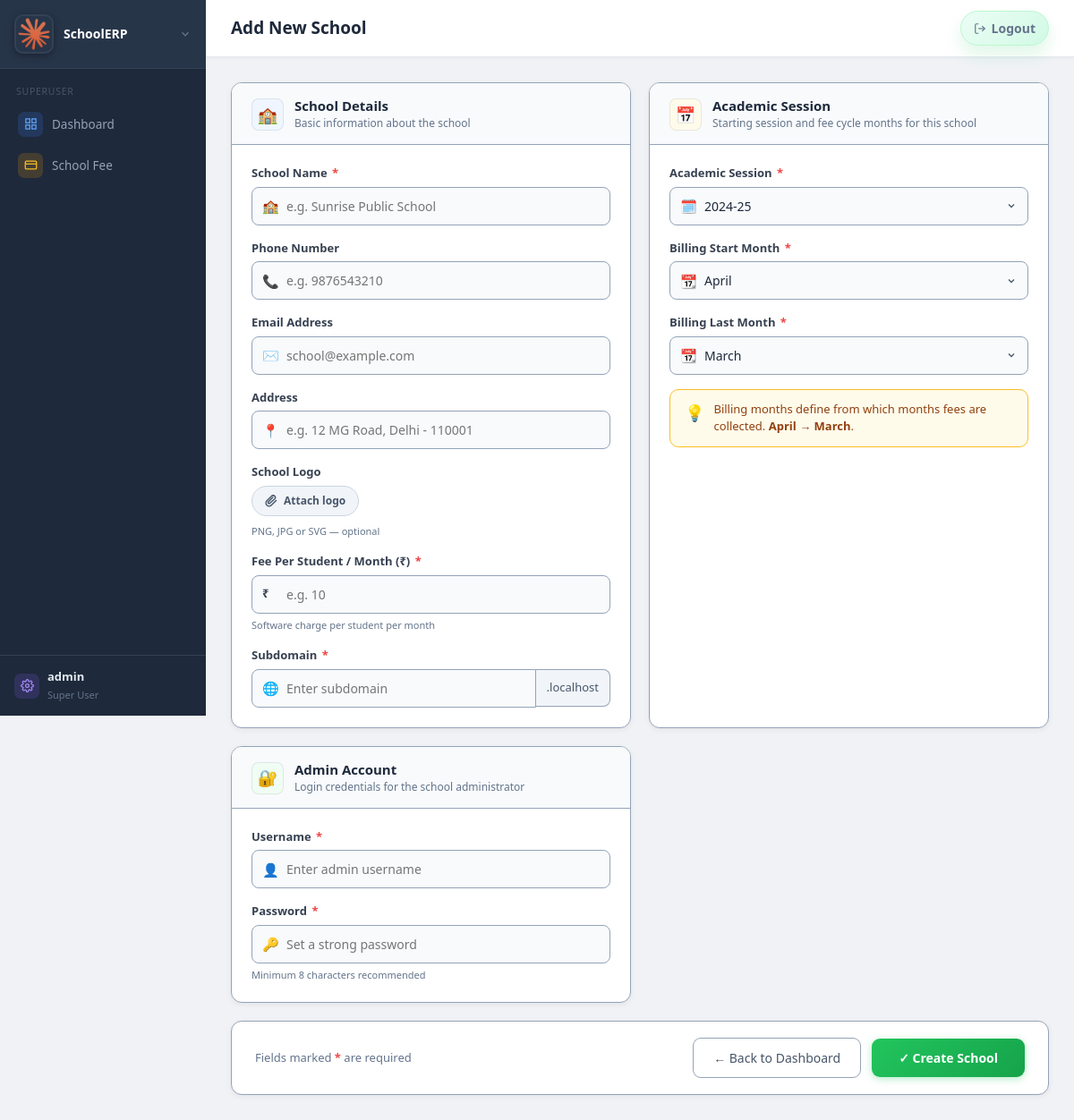
Page /super/schools/add/ (signed in) on the committed database.
### core/models.py (models this page shows, shortened)
class SuperUserSettings(models.Model):
    software_name = models.CharField(max_length=150, default='SchoolERP')
    superuser_name = models.CharField(max_length=150, blank=True)
    superuser_email = models.EmailField(blank=True)
    superuser_phone = models.CharField(max_length=20, blank=True)
    logo = models.ImageField(upload_to='software_logos/', blank=True, null=True)
    organization_address = models.TextField(blank=True)
    notes = models.TextField(blank=True)
    default_session = models.CharField(max_length=20, blank=True, default='',
                                       help_text='Default academic session shown on superuser dashboard and school fee pages.')
    updated_at = models.DateTimeField(auto_now=True)
    @classmethod
    def get_solo(cls):
        obj = cls.objects.order_by('pk').first()
        if obj:
            return obj
        return cls.objects.create()

class User(AbstractUser):
    SUPERUSER = 'superuser'
    SCHOOL_ADMIN = 'school_admin'
    ROLES = [(SUPERUSER, 'Super User'), (SCHOOL_ADMIN, 'School Admin')]
    role = models.CharField(max_length=20, choices=ROLES, default=SCHOOL_ADMIN)
    school = models.ForeignKey(School, on_delete=models.CASCADE, null=True, blank=True)
    def is_super(self):
        return self.role == self.SUPERUSER

### core/views.py (the view, shortened to what this page needs)
# urls.py: path('super/schools/add/', views.school_add, name='school_add'),
@super_only
def school_add(request):
    session_choices = get_academic_session_choices(past_years=2, future_years=10)
    from django.conf import settings as _s
    return render(request, 'superuser/school_add.html', {
        'session_choices': session_choices,
        'month_choices': MONTH_CHOICES,
        'base_domain': getattr(_s, 'TENANT_BASE_DOMAIN', 'localhost'),
    })

### templates/superuser/school_add.html (shortened to what this page needs)
{% extends 'base.html' %}
{% block page_title %}Add New School{% endblock %}
{% block content %}
<form method="post" action="{% url 'school_add' %}" enctype="multipart/form-data">
  <div class="as-body">
    <div class="as-section">
      <div class="as-section-head">
        <div class="sec-icon blue">🏫</div>
        <div>
          <h3>School Details</h3>
          <p>Basic information about the school</p>
        </div>
      </div>
      <div class="as-section-body">
        <div class="fg">
          <label>School Name <span class="req">*</span></label>
          <div class="input-wrap">
            <span class="input-icon">🏫</span>
            <input type="text" name="name" placeholder="e.g. Sunrise Public School" required autofocus>
          </div>
        </div>
        <div class="fg">
          <label>Phone Number</label>
          <div class="input-wrap">
            <span class="input-icon">📞</span>
            <input type="text" name="phone" placeholder="e.g. 9876543210">
          </div>
        </div>
        <div class="fg">
          <label>Email Address</label>
          <div class="input-wrap">
            <span class="input-icon">✉️</span>
            <input type="email" name="email" placeholder="school@example.com">
          </div>
        </div>
        <div class="fg">
          <label>Address</label>
          <div class="input-wrap">
            <span class="input-icon">📍</span>
            <input type="text" name="address" placeholder="e.g. 12 MG Road, Delhi - 110001">
          </div>
        </div>
        <div class="fg">
          <label>School Logo</label>
          <div class="logo-attach-row">
            <span class="logo-attach-btn" id="logo-attach-btn" onclick="document.getElementById('logo-input').click()">
              <svg width="14" height="14" viewBox="0 0 24 24" fill="none" stroke="currentColor" stroke-width="2.5" stroke-linecap="round" stroke-linejoin="round"><path d="M21.44 11.05l-9.19 9.19a6 6 0 01-8.49-8.49l9.19-9.19a4 4 0 015.66 5.66L9.42 16.4a2 2 0 01-2.83-2.83l8.49-8.48"/></svg>
              Attach logo
            </span>
          </div>
          <span class="hint" style="margin-top:4px;">PNG, JPG or SVG — optional</span>
        </div>
        <div class="fg">
          <label>Fee Per Student / Month (₹) <span class="req">*</span></label>
          <div class="input-wrap">
            <span class="input-icon" style="font-size:13px;font-weight:700;color:#374151;">₹</span>
            <input type="number" name="fee_per_student" placeholder="e.g. 10" min="0" step="0.01" required>
          </div>
          <span class="hint">Software charge per student per month</span>
        </div>
        <div class="fg">
          <label>Subdomain <span class="req">*</span></label>
          <div class="input-wrap" style="display:flex;align-items:center;gap:0;">
            <span class="input-icon">🌐</span>
            <input type="text" name="subdomain" id="subdomain-input"
                   placeholder="Enter subdomain"
                   pattern="[a-z0-9\-]*" title="Lowercase letters, numbers, and hyphens only"
                   style="border-radius:8px 0 0 8px;" autocomplete="off" required>
            <span id="subdomain-suffix"
                  style="padding:10px 12px;background:#f1f5f9;border:1.5px solid #94a3b8;border-left:none;border-radius:0 8px 8px 0;font-size:13px;color:#475569;white-space:nowrap;">.{{ base_domain }}</span>
          </div>
        </div>
      </div>
    </div>
    <div class="as-section">
      <div class="as-section-head">
        <div class="sec-icon amber">📅</div>
        <div>
          <h3>Academic Session</h3>
          <p>Starting session and fee cycle months for this school</p>
        </div>
      </div>
      <div class="as-section-body">
        <div class="fg">
          <label>Academic Session <span class="req">*</span></label>
          <div class="input-wrap">
            <span class="input-icon">🗓️</span>
            <select name="current_academic_session">
              {% for val, label in session_choices %}
                <option value="{{ val }}">{{ label }}</option>
              {% endfor %}
            </select>
          </div>
        </div>
        <div class="fg">
          <label>Billing Start Month <span class="req">*</span></label>
          <div class="input-wrap">
            <span class="input-icon">📆</span>
            <select name="billing_start_month">
              {% for val, label in month_choices %}
                <option value="{{ val }}" {% if val == 'april' %}selected{% endif %}>{{ label }}</option>
              {% endfor %}
            </select>
          </div>
        </div>
        <div class="fg">
          <label>Billing Last Month <span class="req">*</span></label>
          <div class="input-wrap">
            <span class="input-icon">📆</span>
            <select name="billing_end_month">
              {% for val, label in month_choices %}
                <option value="{{ val }}" {% if val == 'march' %}selected{% endif %}>{{ label }}</option>
              {% endfor %}
            </select>
          </div>
        </div>
        <div class="tip-strip">
          <span style="font-size:18px;">💡</span>
          <span>Billing months define from which months fees are collected. <strong>April → March</strong>.</span>
        </div>
      </div>
    </div>
    <div class="as-section">
      <div class="as-section-head">
        <div class="sec-icon green">🔐</div>
        <div>
          <h3>Admin Account</h3>
          <p>Login credentials for the school administrator</p>
        </div>
      </div>
      <div class="as-section-body">
        <div class="fg">
          <label>Username <span class="req">*</span></label>
          <div class="input-wrap">
            <span class="input-icon">👤</span>
            <input type="text" id="preview-username" name="username"
              placeholder="Enter admin username" required
              autocomplete="off" spellcheck="false">
          </div>
        </div>
        <div class="fg">
          <label>Password <span class="req">*</span></label>
          <div class="input-wrap">
            <span class="input-icon">🔑</span>
            <input type="password" name="password" placeholder="Set a strong password" required>
          </div>
          <span class="hint">Minimum 8 characters recommended</span>
        </div>
      </div>
    </div>
  </div>
  <div class="as-actions">
    <div class="as-actions-left">
      Fields marked <strong style="color:#ef4444;">*</strong> are required
    </div>
    <div class="as-actions-right">
      <a href="{% url 'super_dashboard' %}" class="btn-back">← Back to Dashboard</a>
      <button type="submit" class="btn-create">✓ Create School</button>
    </div>
  </div>
</form>
{% endblock %}

### templates/base.html (shortened to what this page needs)
{% load static %}
<!DOCTYPE html>
<html lang="en">
<head>
<link rel="stylesheet" href="{% static 'css/style.css' %}">
<link rel="stylesheet" href="https://cdn.jsdelivr.net/npm/bootstrap@5.3.3/dist/css/bootstrap.min.css">
</head>
<body>
<div class="sidebar">
  <div class="brand" id="brand-profile">
    <button type="button" class="brand-trigger" onclick="toggleBrandProfile(event)" aria-expanded="false" aria-controls="brand-profile-menu">
      <div class="brand-inner">
        {% if app_settings and app_settings.logo %}
          <img src="{{ app_settings.logo.url }}" alt="{{ app_settings.software_name|default:'SchoolERP' }}" class="brand-logo">
        {% else %}
          <div class="brand-logo-fallback">
            <svg width="22" height="22" fill="none" stroke="#fff" stroke-width="2" viewBox="0 0 24 24"><path d="M3 9l9-7 9 7v11a2 2 0 0 1-2 2H5a2 2 0 0 1-2-2z"/><polyline points="9 22 9 12 15 12 15 22"/></svg>
          </div>
        {% endif %}
        <div class="brand-text">
          <div class="brand-name">{{ app_settings.software_name|default:'SchoolERP' }}</div>
        </div>
        <svg class="brand-chevron" width="14" height="14" fill="none" stroke="currentColor" stroke-width="2.2" viewBox="0 0 24 24"><polyline points="6 9 12 15 18 9"/></svg>
      </div>
    </button>
  </div>
  <nav>
    {% if user.is_super %}
      <div class="nav-section">Superuser</div>
      <a href="{% url 'super_dashboard' %}" {% if request.resolver_match.url_name == 'super_dashboard' %}class="active"{% endif %}>
        <span class="ni ni-blue"><svg width="15" height="15" fill="none" stroke="currentColor" stroke-width="2" viewBox="0 0 24 24"><rect x="3" y="3" width="7" height="7"/><rect x="14" y="3" width="7" height="7"/><rect x="3" y="14" width="7" height="7"/><rect x="14" y="14" width="7" height="7"/></svg></span>
        Dashboard
      </a>
      <a href="{% url 'super_school_fee_dashboard' %}" {% if request.resolver_match.url_name == 'super_school_fee_dashboard' or request.resolver_match.url_name == 'super_collect_fee' %}class="active"{% endif %}>
        <span class="ni ni-amber"><svg width="15" height="15" fill="none" stroke="currentColor" stroke-width="2" viewBox="0 0 24 24"><rect x="2" y="5" width="20" height="14" rx="2"/><line x1="2" y1="10" x2="22" y2="10"/></svg></span>
        School Fee
      </a>
    {% endif %}
  </nav>
  {% if not user.is_super %}
  <a href="{% url 'config_view' %}" class="user-info {% if request.resolver_match.url_name == 'config_view' %}active{% endif %}">
    <span class="ni ni-purple"><svg width="15" height="15" fill="none" stroke="currentColor" stroke-width="2" viewBox="0 0 24 24"><circle cx="12" cy="12" r="3"/><path d="M19.4 15a1.65 1.65 0 0 0 .33 1.82l.06.06a2 2 0 0 1-2.83 2.83l-.06-.06a1.65 1.65 0 0 0-1.82-.33 1.65 1.65 0 0 0-1 1.51V21a2 2 0 0 1-4 0v-.09A1.65 1.65 0 0 0 9 19.4a1.65 1.65 0 0 0-1.82.33l-.06.06a2 2 0 0 1-2.83-2.83l.06-.06A1.65 1.65 0 0 0 4.68 15a1.65 1.65 0 0 0-1.51-1H3a2 2 0 0 1 0-4h.09A1.65 1.65 0 0 0 4.6 9a1.65 1.65 0 0 0-.33-1.82l-.06-.06a2 2 0 0 1 2.83-2.83l.06.06A1.65 1.65 0 0 0 9 4.68a1.65 1.65 0 0 0 1-1.51V3a2 2 0 0 1 4 0v.09a1.65 1.65 0 0 0 1 1.51 1.65 1.65 0 0 0 1.82-.33l.06-.06a2 2 0 0 1 2.83 2.83l-.06.06A1.65 1.65 0 0 0 19.4 9a1.65 1.65 0 0 0 1.51 1H21a2 2 0 0 1 0 4h-.09a1.65 1.65 0 0 0-1.51 1z"/></svg></span>
    Settings
  </a>
  {% else %}
  <a href="{% url 'super_settings' %}" class="user-info {% if request.resolver_match.url_name == 'super_settings' %}active{% endif %}">
    <span class="ni ni-purple"></span>
    <div class="user-details">
      <strong>{{ user.username }}</strong>
      <small>{{ user.get_role_display }}</small>
    </div>
  </a>
  {% endif %}
</div>
<div class="main">
  <div class="topbar">
    <h1>{% block page_title %}Dashboard{% endblock %}</h1>
    <div class="topbar-right">
      <a class="topbar-logout" href="{% url 'logout' %}">
        <svg width="14" height="14" fill="none" stroke="currentColor" stroke-width="2" viewBox="0 0 24 24"><path d="M9 21H5a2 2 0 0 1-2-2V5a2 2 0 0 1 2-2h4"/><polyline points="16 17 21 12 16 7"/><line x1="21" y1="12" x2="9" y2="12"/></svg>
        Logout
      </a>
    </div>
  </div>
  <div class="content">
    {% block content %}{% endblock %}
  </div>
</div>
</body>
</html>

### rows in the picture
SuperUserSettings: logo (picture), software_name "SchoolERP"
User: username "admin", role "Super User"

### other values in the picture
{{ base_domain }} "localhost"
form field current_academic_session "2024-25"
form field billing_start_month "April"
form field billing_end_month "March"
